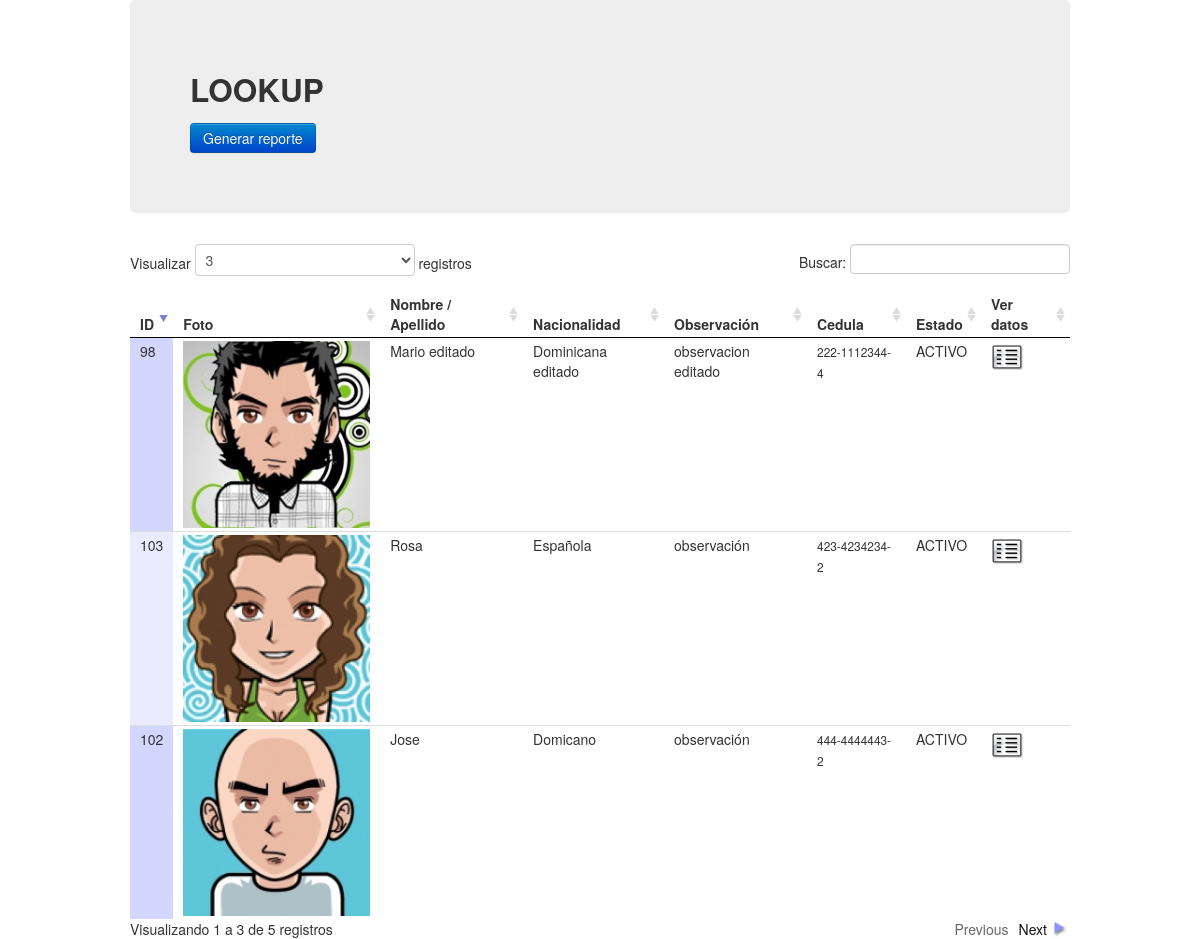
The page / on the database its author committed.
### tables this page shows
CREATE TABLE IF NOT EXISTS `persona` (
  `id_persona` int(11) NOT NULL AUTO_INCREMENT,
  `nombre` varchar(100) NOT NULL,
  `apellido` varchar(100) NOT NULL,
  `tel_contact` varchar(20) NOT NULL,
  `nacionalidad` varchar(200) NOT NULL,
  `fecha_nacimiento` varchar(100) NOT NULL,
  `cedula_pasaporte` varchar(20) NOT NULL,
  `observacion` text NOT NULL,
  `foto` varchar(100) NOT NULL,
  `estado` varchar(20) NOT NULL,
  `fecha` datetime NOT NULL,
  `responsable` varchar(100) NOT NULL,
  `tel1` varchar(20) NOT NULL,
  `tel2` varchar(20) NOT NULL,
  PRIMARY KEY (`id_persona`)
);

### controller/indexController.php (called while the page is built)
<?php
   require_once("model/viewModel.php");
       $obj = new viewPeople();
        $view=$obj->GetViewPer();
    require_once("view/index.phtml");
 ?>

### lib/config.php (called while the page is built, shortened)
<?php
 class Conectar
    {
         public function con(){
		       $con=mysql_connect("localhost","user","password");
		       return $con;
         }
         public static function ruta(){
           return "http://localhost/sistema-data/";
         }
    }
 ?>

### model/viewModel.php (called while the page is built, shortened)
<?php
    class viewPeople extends Conectar
          {
              public function __construct()
				   	{
				      $this->viewP=array();
				   	}
				   	public function GetViewPer(){
				       $sql=sprintf(
				             "SELECT id_persona,nombre,nacionalidad,observacion,foto,estado,fecha,cedula_pasaporte FROM persona"
				       	);
				       $res=mysql_query($sql);
				       while ($reg=mysql_fetch_assoc($res)) {
				       	      $this->viewP[]=$reg;
				       }
				           return $this->viewP;
				   	}
          }
 ?>

### view/index.phtml (the view, shortened to what this page needs)
<!DOCTYPE HTML>
<html lang="es">
		<head>
   	      <link rel="stylesheet" href="<?php echo Conectar::ruta();?>public/css/bootstrap.css">
	      <link rel="stylesheet" href="<?php echo Conectar::ruta();?>public/css/style.css">
	      <link rel="stylesheet" type="text/css" href="<?php echo Conectar::ruta(); ?>public/css/demo_page.css">
          <link rel="stylesheet" type="text/css" href="<?php echo Conectar::ruta(); ?>public/css/demo_table.css">
		</head>
		<body>
			       <div class="container">
           <div class="row">
             <div class="span12">
              <div class="hero-unit">
                      <h2>LOOKUP</h2>
                      <a href="javascript:void(0);" onclick="window.location='<?php echo Conectar::ruta();?>?accion=repor'" class="btn btn-primary">Generar reporte</a>
                </div>
           <div class="span8">
              </div>
          <div id="todosEmpre">
                  <table cellpadding="0" cellspacing="0" border="0" class="display table table-hover" id="tabla">
                    <thead>
                      <tr>
                        <th>ID</th>
                        <th>Foto</th>
                        <th>Nombre / Apellido</th>
                        <th>Nacionalidad</th>
                        <th>Observación</th>
                        <th>Cedula</th>
                        <th>Estado</th>
                        <th>
                        	Ver datos
                          </th>
                      </tr>
                    </thead>
                    <tbody>
                            <?php
                             for ($i=0; $i < sizeof($view); $i++) {
                              ?>
                                    <tr>
                                      <td>
                                           <?php echo $view[$i]["id_persona"]; ?>
                                      </td>
                                       <td>
                                         <?php
                                             if (!empty($view[$i]["foto"])=="") {
                                              ?>
                                               <img src="<?php echo Conectar::ruta(); ?>/public/foto/perfil.png" alt="">
                                               <?php
                                             }else{
                                              ?>
                                                <img src="<?php echo Conectar::ruta(); ?>/public/foto/<?php echo $view[$i]["foto"];?>" alt="">
                                               <?php
                                             }
                                           ?>
                                      </td>
                                       <td>
                                             <?php echo $view[$i]["nombre"]; ?>
                                      </td>
                                       <td>
                                             <?php echo $view[$i]["nacionalidad"]; ?>
                                      </td>
                                       <td>
                                        <?php echo $view[$i]["observacion"]; ?>
                                      </td>
                                      <td>
                                       <small> <?php echo $view[$i]["cedula_pasaporte"]; ?></small>
                                      </td>
                                       <td>
                                             <?php
                                                   echo $view[$i]["estado"];
                                               ?>
                                      </td>
                                     <td>
                                            <a href="<?php echo Conectar::ruta();?>?accion=view&data=<?php echo base64_encode($view[$i]["id_persona"]) ?>&en=<?php echo md5('dsfsdfdsfdsfds') ?>">
                                            <img src="<?php echo Conectar::ruta();?>public/img/view_text.png" alt="view" title="Ver datos de <?php echo $view[$i]["nombre"]; ?>">
                                             </a>
                                      </td>
                                    </tr>
                                <?php
                                  }
                            ?>
                    </tbody>
                  </table>
             </div>
             </div>
           </div>
       </div>
		</body>
</html>

### index.php
<?php
 require_once("lib/config.php");
 if (!empty($_GET["accion"])) {
 	 $accion = $_GET["accion"];
 }else{
      $accion = "index";
 }
    if (is_file("controller/".$accion."Controller.php")) {
    	    require_once("controller/".$accion."Controller.php");
    }else{
    	require_once("controller/errorController.php");
    }
 ?>

### public/css/demo_table.css (style rules this page uses)
table.display { margin: 0 auto; clear: both; width: 100%; }
table.display thead th { padding: 3px 18px 3px 10px; border-bottom: 1px solid black; font-weight: bold; cursor: pointer; * cursor: hand; }
table.display td { padding: 3px 10px; }
.sorting_desc { background: url('../images/sort_desc.png') no-repeat center right; }
.sorting { background: url('../images/sort_both.png') no-repeat center right; }
tr.odd { *background-color: #E2E4FF; }
tr.even { background-color: white; }
tr.odd td.sorting_1 { background-color: #D3D6FF; }
tr.even td.sorting_1 { background-color: #EAEBFF; }

### rows shown on the page
persona: id_persona "98", foto (picture), nombre "Mario editado", nacionalidad "Dominicana editado", observacion "observacion editado", cedula_pasaporte "222-1112344-4", estado "ACTIVO"
persona: id_persona "102", foto (picture), nombre "Jose", nacionalidad "Domicano", observacion "observación", cedula_pasaporte "444-4444443-2", estado "ACTIVO"
persona: id_persona "103", foto (picture), nombre "Rosa", nacionalidad "Española", observacion "observación", cedula_pasaporte "423-4234234-2", estado "ACTIVO"
